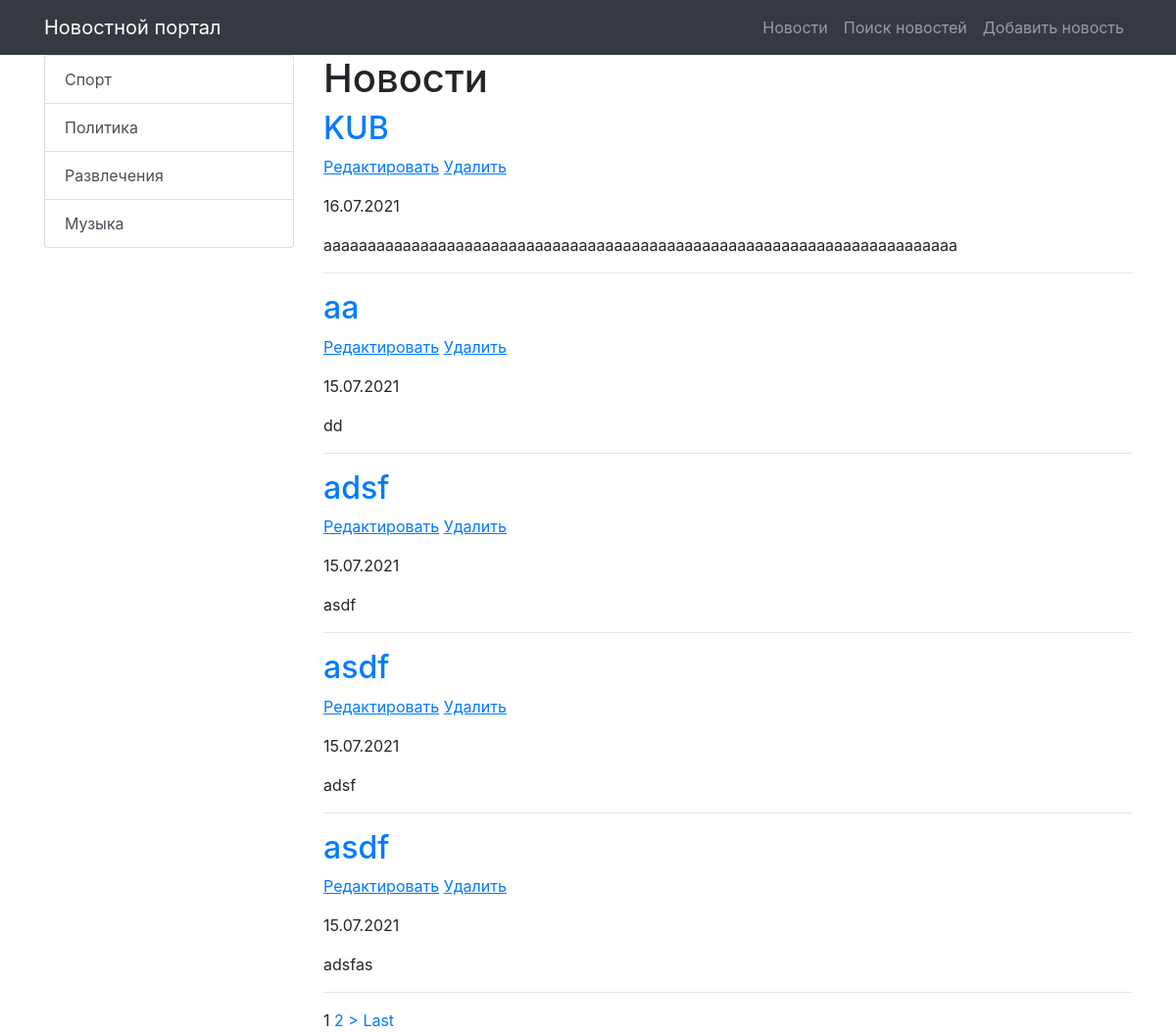
The page /news/ (signed in) on the database its author committed.
### news/models.py (models this page shows, shortened)
class Category(models.Model):
    title = models.CharField(max_length=255, unique=True)
    subscribers = models.ManyToManyField(User)
    def get_absolute_url(self):
        return reverse('news_category', kwargs={'category_id': self.pk})

class Post(models.Model):
    TYPE = [
        ('Article', 'Статья'),
        ('News', 'Новость'),
    ]
    author = models.ForeignKey(Author, on_delete=models.CASCADE, verbose_name='Автор')
    category = models.ManyToManyField(Category, through='PostCategory')
    type = models.CharField(max_length=20, choices=TYPE, verbose_name='Тип', default='Article')
    creation_datetime = models.DateTimeField(auto_now_add=True, verbose_name='Дата публикации')
    title = models.CharField(max_length=255, verbose_name='Название')
    text = models.TextField(verbose_name='Содержание')
    rating = models.IntegerField(default=0)

### news/views.py (the view)
# urls.py: path('', NewsList.as_view()),
class NewsList(LoginRequiredMixin, ListView):
    model = Post
    template_name = 'news.html'
    context_object_name = 'news'
    queryset = Post.objects.order_by('-creation_datetime')
    paginate_by = 5
    def get_context_data(self, **kwargs):
        context = super().get_context_data(**kwargs)
        context['posts_amount'] = len(Post.objects.all())
        context['categories'] = Category.objects.all()
        return context

### templates/news.html (shortened to what this page needs)
{% extends 'default.html' %}
{% load custom_filters %}
{% block content %}
    <h1>Новости</h1>
    {% if news %}
        {% for item in news %}
            <h2>
                <a href="{% url 'news_one' item.pk %}">{{ item.title }}</a>
            </h2>
            <p>
                <a href="{% url 'news_update' item.pk %}"><u>Редактировать</u></a>
                <a href="{% url 'news_delete' item.pk %}"><u> Удалить </u></a>
            </p>
            <p>{{ item.creation_datetime | date:'d.m.Y'}}</p>
            <p>{{ item.text |  truncatewords_html:50}}</p>
            <hr>
        {% endfor %}
    {% else %}
        <h2>Нет никаких новостей :(</h2>
    {% endif %}
    {% if is_paginated %}
        {% for num in page_obj.paginator.page_range %}
            {% if page_obj.number == num %}
                <a>{{ num }}</a>
            {% elif num > page_obj.number|add:'-2' and num < page_obj.number|add:'2' %}
                <a href="?page={{ num }}">{{ num }}</a>
            {% endif %}
        {% endfor %}
        {% if page_obj.has_next %}
            <a href="?page={{ page_obj.next_page_number }}">></a>
            <a href="?page={{ page_obj.paginator.num_pages }}">Last</a>
        {% endif %}
    {% endif %}
{% endblock content %}

### templates/default.html (shortened to what this page needs)
{% load static %}
<!DOCTYPE html>
<html lang="en">
<head>
    <link href="{% static 'vendor/bootstrap/css/bootstrap.min.css' %}" rel="stylesheet">
</head>
<body>
<nav class="navbar navbar-expand-lg navbar-dark bg-dark static-top">
    <div class="container">
        <a class="navbar-brand" href="/news/">Новостной портал</a>
        <div class="collapse navbar-collapse" id="navbarResponsive">
            <ul class="navbar-nav ml-auto">
                <li class="nav-item">
                    <a class="nav-link" href="/news/">Новости</a>
                </li>
                <li class="nav-item">
                    <a class="nav-link" href="{% url 'news_search' %}">Поиск новостей</a>
                </li>
                <li class="nav-item">
                    <a class="nav-link" href="{% url 'news_add' %}">Добавить новость</a>
                </li>
            </ul>
        </div>
    </div>
</nav>
<div class="container">
    <div class="row">
        <div class="col-md-3">
            <div class="list-group">
                {% for item in categories %}
                <a href="{{ item.get_absolute_url }}" class="list-group-item list-group-item-action">
                    {{ item.title }}
                </a>
                {% endfor %}
            </div>
        </div>
        <div class="col-md-9">
            {% block content %}
            {% endblock content %}
        </div>
    </div>
</div>
</body>
</html>

### rows shown on the page
Category: title "Спорт"
Category: title "Политика"
Category: title "Развлечения"
Category: title "Музыка"
Post: title "KUB", creation_datetime "16.07.2021", text "aaaaaaaaaaaaaaaaaaaaaaaaaaaaaaaaaaaaaaaaaaaaaaaaaaaaaaaaaaaaaaaaaaaaaaaa"
Post: title "aa", creation_datetime "15.07.2021", text "dd"
Post: title "adsf", creation_datetime "15.07.2021", text "asdf"
Post: title "asdf", creation_datetime "15.07.2021", text "adsf"
Post: title "asdf", creation_datetime "15.07.2021", text "adsfas"

### other values the page prints
{{ num }} "1"
{{ num }} "2"
